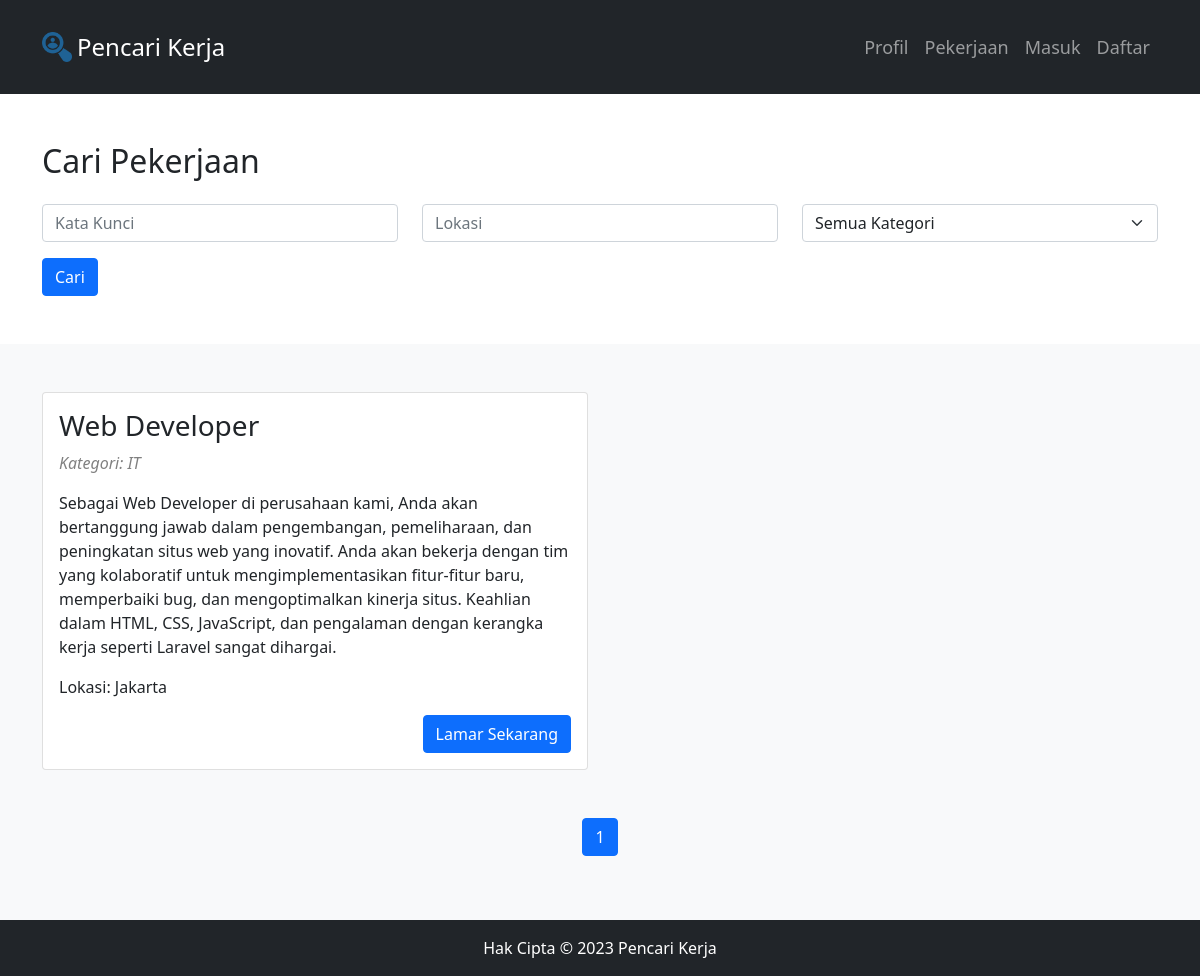
The app's page /index.php?location=Jakarta with its own data.
### tables this page shows
CREATE TABLE `lowongan` (
  `lowongan_id` int(11) NOT NULL,
  `perusahaan_id` int(11) DEFAULT NULL,
  `kategori_id` varchar(11) NOT NULL,
  `judul` varchar(255) DEFAULT NULL,
  `deskripsi` text DEFAULT NULL,
  `persyaratan` text DEFAULT NULL,
  `lokasi` varchar(100) DEFAULT NULL,
  `jenis_pekerjaan` varchar(50) DEFAULT NULL,
  `tanggal_posting` date DEFAULT NULL
);

### index.php (the view, shortened to what this page needs)
<!DOCTYPE html>
<html>
<head>
    <link rel="stylesheet" href="https://cdn.jsdelivr.net/npm/bootstrap@5.0.1/dist/css/bootstrap.min.css">
</head>
<body class="fade-in">
<header class="bg-dark text-white py-3 ">
    <div class="container">
        <nav class="navbar navbar-expand-lg navbar-dark">
        <img src="icon/logo.png" alt="Icon" style="width: 30px; height: 30px; margin-right: 5px;">
        <a class="navbar-brand" href="#" style="font-size: 24px;">Pencari Kerja</a>
            <div class="collapse navbar-collapse" id="navbarNav">
                <ul class="navbar-nav ms-auto">
                <li class="nav-item">
                        <a class="nav-link" href="profil.php" style="font-size: 18px;">Profil</a>
                    </li>
                    <li class="nav-item">
                        <a class="nav-link" href="index.php" style="font-size: 18px;">Pekerjaan</a>
                    </li>
                    <li class="nav-item">
                        <a class="nav-link" href="login_utama.php" style="font-size: 18px;">Masuk</a>
                    </li>
                    <li class="nav-item">
                        <a class="nav-link" href="daftar.php" style="font-size: 18px;">Daftar</a>
                    </li>
                </ul>
            </div>
        </nav>
    </div>
</header>
    <section class="py-5">
        <div class="container">
            <h2 class="mb-4">Cari Pekerjaan</h2>
            <form class="row" method="GET" action="">
                <div class="col-md-4 mb-3">
                    <input type="text" class="form-control" placeholder="Kata Kunci" name="search">
                </div>
                <div class="col-md-4 mb-3">
                    <input type="text" class="form-control" placeholder="Lokasi" name="location">
                </div>
                <div class="col-md-4 mb-3">
<select class="form-select" name="category">
        <option value="">Semua Kategori</option>
</select>
                </div>
                <div class="col-12">
                    <button type="submit" class="btn btn-primary" name="submit"  value="Cari">Cari</button>
                </div>
            </form>
        </div>
    </section>
    <?php
    $host = "localhost";
    $username = "root";
    $password = "";
    $database = "loginadmin";
    $koneksi = new mysqli($host, $username, $password, $database);
    $pekerjaanPerHalaman = 4;
    $searchKeyword = isset($_GET['search']) ? $_GET['search'] : '';
    $searchLocation = isset($_GET['location']) ? $_GET['location'] : '';
    $searchCategory = isset($_GET['category']) ? $_GET['category'] : '';
$sql = "SELECT * FROM lowongan WHERE judul LIKE '%$searchKeyword%'";
if (!empty($searchLocation)) {
    $sql .= " AND lokasi LIKE '%$searchLocation%'";
}
    $result = $koneksi->query($sql);
    $totalPekerjaan = $result->num_rows;
    $totalHalaman = ceil($totalPekerjaan / $pekerjaanPerHalaman);
    $halamanAktif = (isset($_GET['page'])) ? $_GET['page'] : 1;
    $indeksAwal = ($halamanAktif - 1) * $pekerjaanPerHalaman;
    $sql .= " LIMIT $indeksAwal, $pekerjaanPerHalaman";
    $result = $koneksi->query($sql);
    ?>
    <section class="py-5 bg-light">
        <div class="container">
            <div class="row">
                <?php
                if ($result->num_rows > 0) {
                    while ($row = $result->fetch_assoc()) {
                        echo '<div class="col-md-6 mb-4">';
                        echo '<div class="card h-100">';
                        echo '<div class="card-body d-flex flex-column">';
                        echo '<h3 class="card-title">' . $row['judul'] . '</h3>';
                        echo '<p class="card-text" style="font-style: italic; font-size: medium; color: #808080;">Kategori: ' . $row['kategori_id'] . '</p>';
                        echo '<p class="text-justify">' . $row['deskripsi'] . '</p>';
                        echo '<p class="card-text">Lokasi: ' . $row['lokasi'] . '</p>';
                        echo '<div class="mt-auto text-end">';
                        if (isset($_SESSION['id']) && !empty($_SESSION['id'])) {
                            echo '<a href="lamaran.html" class="btn btn-primary">Lamar Sekarang</a>';
                        } else {
                            echo '<a href="login_utama.php" class="btn btn-primary">Lamar Sekarang</a>';
                        }
                        echo '</div>';
                        echo '</div>';
                        echo '</div>';
                        echo '</div>';
                    }
                } else {
                    echo '<p>Tidak ada pekerjaan yang ditemukan.</p>';
                }
                ?>
            </div>
            <div class="row mt-4">
                <div class="col">
                    <nav aria-label="Halaman Pekerjaan">
                        <ul class="pagination justify-content-center">
                            <?php
                            for ($i = 1; $i <= $totalHalaman; $i++) {
                                echo '<li class="page-item' . ($i == $halamanAktif ? ' active' : '') . '">';
                                echo '<a class="page-link" href="?page=' . $i . '&search=' . $searchKeyword . '&location=' . $searchLocation . '&category=' . $searchCategory . '">' . $i . '</a>';
                                echo '</li>';
                            }
                            ?>
                        </ul>
                    </nav>
                </div>
            </div>
        </div>
    </section>
    <footer class="bg-dark text-white py-3">
        <div class="container text-center">
            <p class="m-0">Hak Cipta &copy; 2023 Pencari Kerja</p>
        </div>
    </footer>
</body>
</html>

### index.php (style rules this page uses)
.fade-in { animation: fade-in 1s ease-in-out; }

### records on screen
lowongan: judul "Web Developer", kategori "IT", deskripsi "Sebagai Web Developer di perusahaan kami, Anda akan bertanggung jawab dalam pengembangan, pemeliharaan, dan peningkatan situs web yang inovatif. Anda akan bekerja dengan tim yang kolaboratif untuk mengimplementasikan fitur-fitur baru, memperbaiki bug, dan mengoptimalkan kinerja situs. Keahlian dalam HTML, CSS, JavaScript, dan pengalaman dengan kerangka kerja seperti Laravel sangat dihargai.", lokasi "Jakarta"
